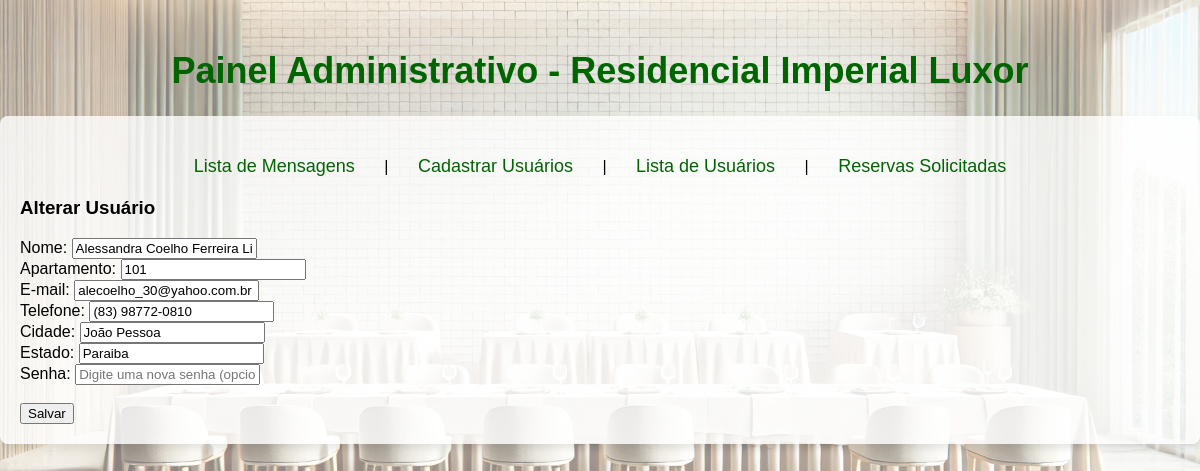
The app's page /admin/index.php?pg=form_altera_usuario&id=1, older data.
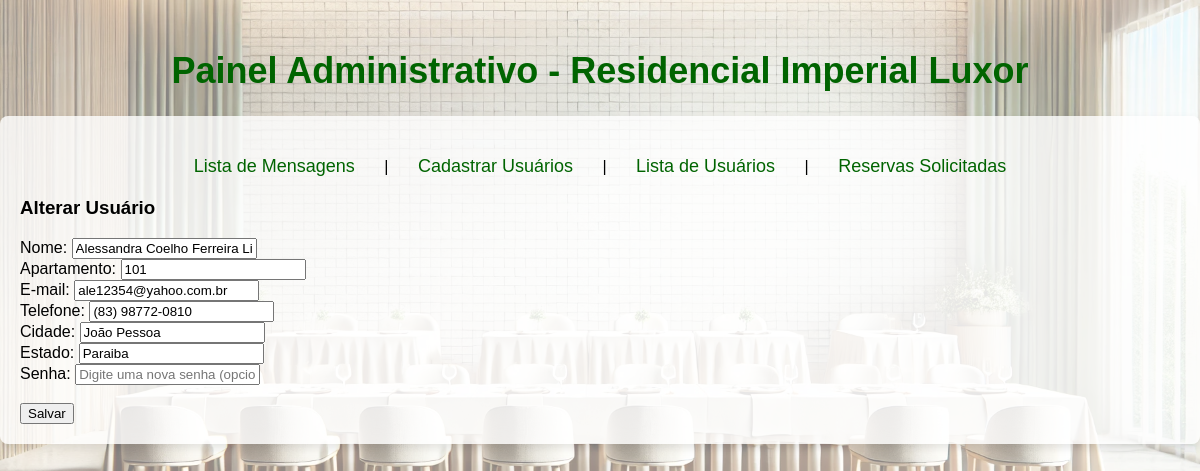
The same page, newer data.
### tables this page shows
CREATE TABLE `usuario` (
  `id` int(11) NOT NULL,
  `nome` varchar(100) DEFAULT NULL,
  `apartamento` int(3) DEFAULT NULL,
  `email` varchar(100) DEFAULT NULL,
  `telefone` varchar(100) DEFAULT NULL,
  `cidade` varchar(100) DEFAULT NULL,
  `estado` varchar(50) DEFAULT NULL,
  `senha` varchar(6) DEFAULT NULL
);

### admin/form_altera_usuario.php (the view, shortened to what this page needs)
<?php
include_once("../config.inc.php");
$id = $_REQUEST['id'];
$sql = "SELECT * FROM usuario WHERE id = ?";
$stmt = mysqli_prepare($conexao, $sql);
mysqli_stmt_bind_param($stmt, "i", $id);
mysqli_stmt_execute($stmt);
$result = mysqli_stmt_get_result($stmt);
if ($usuario = mysqli_fetch_assoc($result)) {
?>
    <h3>Alterar Usuário</h3>
    <form action="?pg=altera_usuario&id=<?= htmlspecialchars($usuario['id']); ?>" method="post">
        Nome: <input type="text" name="nome" value="<?= htmlspecialchars($usuario['nome']); ?>"> <br>
        Apartamento: <input type="text" name="apartamento" value="<?= htmlspecialchars($usuario['apartamento']); ?>"> <br>
        E-mail: <input type="email" name="email" value="<?= htmlspecialchars($usuario['email']); ?>"> <br>
        Telefone: <input type="text" name="telefone" value="<?= htmlspecialchars($usuario['telefone']); ?>"> <br>
        Cidade: <input type="text" name="cidade" value="<?= htmlspecialchars($usuario['cidade']); ?>"> <br>
        Estado: <input type="text" name="estado" value="<?= htmlspecialchars($usuario['estado']); ?>"> <br>
        Senha: <input type="password" name="senha" placeholder="Digite uma nova senha (opcional)"> <br><br>
        <input type="submit" value="Salvar">
    </form>
<?php
} else {
    echo "<p>Usuário não encontrado.</p>";
}
?>

Row changes from the older to the newer data that the page shows:
changed usuario "Alessandra Coelho Ferreira Lima": email "alecoelho_30@yahoo.com.br" → "ale12354@yahoo.com.br"
